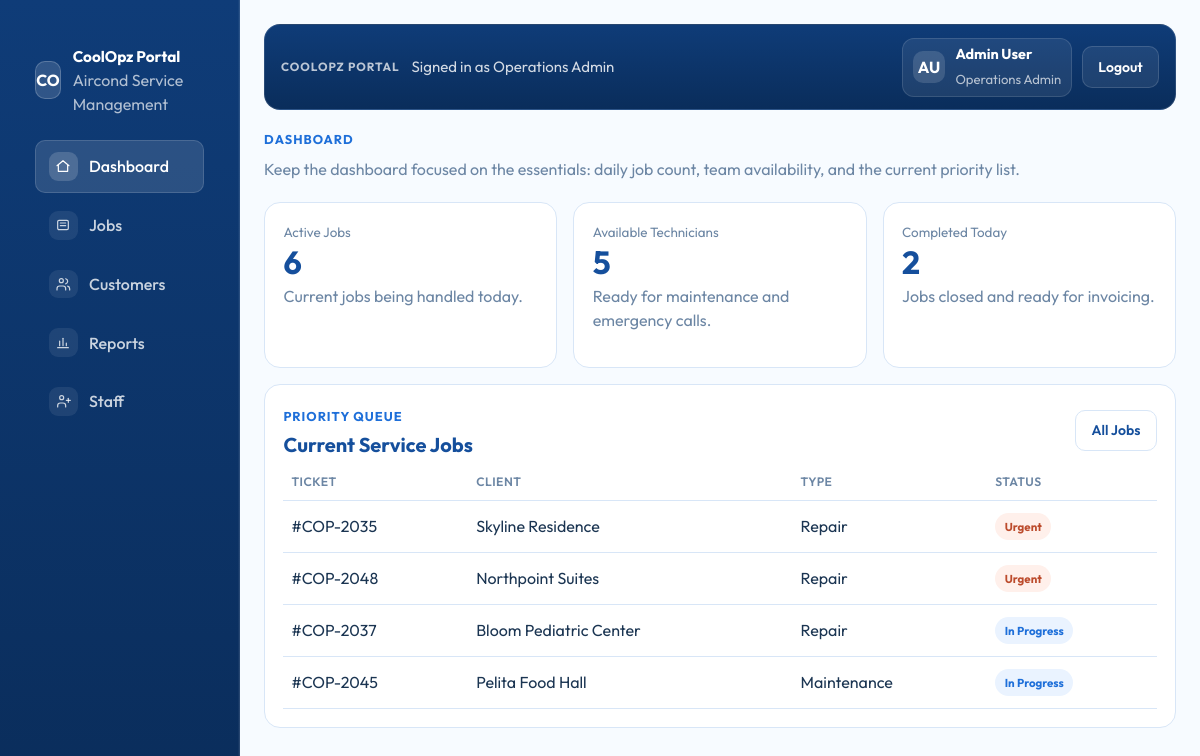
/index.php (signed in), run on an earlier commit of the app's database.
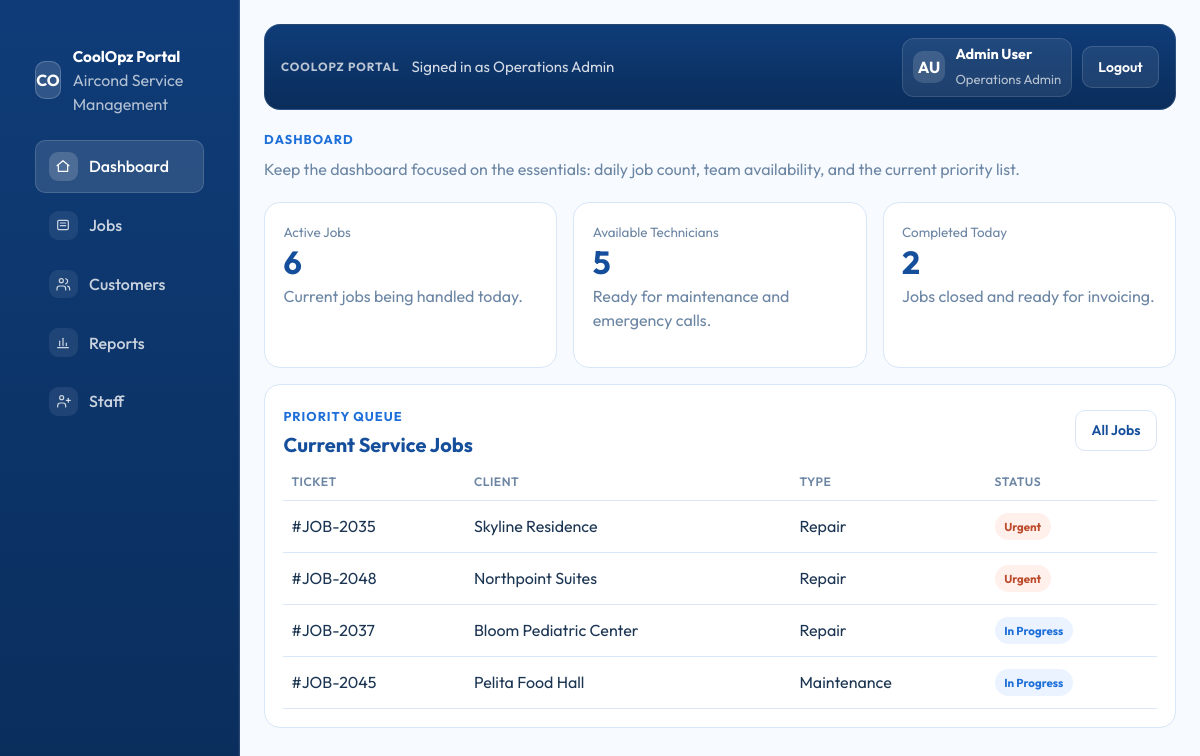
And on a later commit of the database.
### tables this page shows
CREATE TABLE IF NOT EXISTS jobs (
    id INT UNSIGNED AUTO_INCREMENT PRIMARY KEY,
    ticket_number VARCHAR(40) NOT NULL UNIQUE,
    customer_name VARCHAR(190) NOT NULL,
    service_type VARCHAR(80) NOT NULL,
    technician_team VARCHAR(80) NOT NULL,
    zone VARCHAR(80) NOT NULL,
    status VARCHAR(40) NOT NULL,
    priority_level VARCHAR(40) NOT NULL,
    billed_amount DECIMAL(10,2) NOT NULL DEFAULT 0,
    notes VARCHAR(255) NOT NULL DEFAULT '',
    created_at TIMESTAMP DEFAULT CURRENT_TIMESTAMP
);

### includes/data.php (called while the page is built, shortened)
<?php
function coolopz_status_badge_class(string $status): string
{
    return match ($status) {
        'Urgent', 'Priority' => 'status-urgent',
        'In Progress', 'Contract Active' => 'status-progress',
        'Queued', 'Renewal Due', 'Review' => 'status-queued',
        'Completed' => 'status-complete',
        default => 'status-queued',
    };
}
function coolopz_fetch_priority_jobs(int $limit = 4): array
{
    $pdo = coolopz_db();
    $statement = $pdo->prepare(
        "SELECT ticket_number, customer_name, service_type, technician_team, zone, status, priority_level
         FROM jobs
         ORDER BY FIELD(status, 'Urgent', 'In Progress', 'Queued', 'Completed'), id DESC
         LIMIT :limit"
    );
    $statement->bindValue(':limit', $limit, PDO::PARAM_INT);
    $statement->execute();
    return $statement->fetchAll();
}

### index.php (the view, shortened to what the changed rows need)
<?php
require_once __DIR__ . '/includes/data.php';
$priorityJobs = coolopz_fetch_priority_jobs();
include __DIR__ . '/includes/head.php';
?>
        <main class="portal-main">
            <section class="row g-3 mt-0">
                <div class="col-12">
                    <div class="simple-panel">
                        <div class="panel-head mb-2">
                            <div>
                                <h2 class="panel-title">Current Service Jobs</h2>
                            </div>
                        </div>
                        <div class="table-responsive">
                            <table class="table portal-table align-middle mb-0">
                                <thead>
                                    <tr>
                                        <th>Ticket</th>
                                        <th>Client</th>
                                        <th>Type</th>
                                        <th>Status</th>
                                    </tr>
                                </thead>
                                <tbody>
<?php foreach ($priorityJobs as $job): ?>
                                    <tr>
                                        <td><?= htmlspecialchars($job['ticket_number'], ENT_QUOTES, 'UTF-8') ?></td>
                                        <td><?= htmlspecialchars($job['customer_name'], ENT_QUOTES, 'UTF-8') ?></td>
                                        <td><?= htmlspecialchars($job['service_type'], ENT_QUOTES, 'UTF-8') ?></td>
                                        <td><span class="status-badge <?= coolopz_status_badge_class($job['status']) ?>"><?= htmlspecialchars($job['status'], ENT_QUOTES, 'UTF-8') ?></span></td>
                                    </tr>
<?php endforeach; ?>
                                </tbody>
                            </table>
                        </div>
                    </div>
                </div>
            </section>
        </main>
<?php include __DIR__ . '/includes/footer.php'; ?>

What changed in the data, as far as the page shows it:
changed jobs "Skyline Residence": ticket_number "#COP-2035" → "#JOB-2035"
changed jobs "Northpoint Suites": ticket_number "#COP-2048" → "#JOB-2048"
changed jobs "Bloom Pediatric Center": ticket_number "#COP-2037" → "#JOB-2037"
changed jobs "Pelita Food Hall": ticket_number "#COP-2045" → "#JOB-2045"
